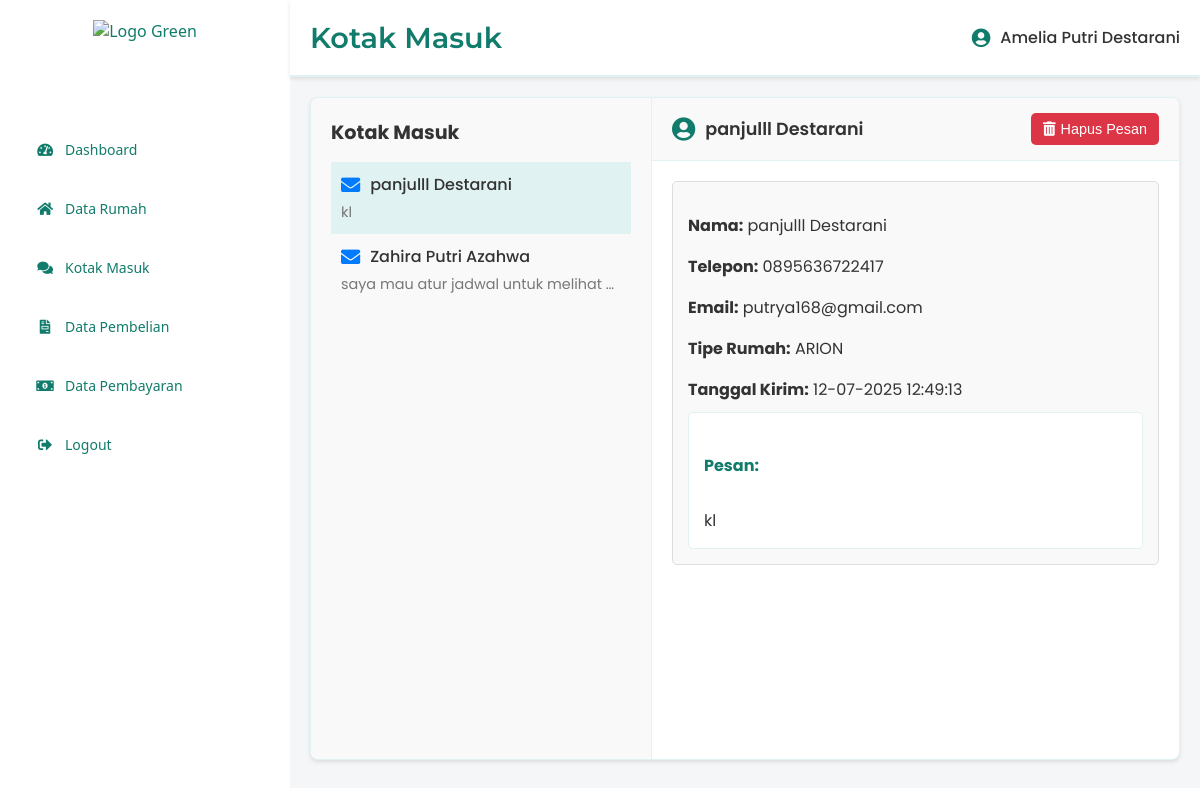
The app's page /Kotak_Masuk.php with its own data.
### tables this page shows
CREATE TABLE `tb_kontak` (
  `id_kontak` int(11) NOT NULL,
  `nama` varchar(50) DEFAULT NULL,
  `email` varchar(30) DEFAULT NULL,
  `telepon` varchar(15) DEFAULT NULL,
  `type_rumah` varchar(30) DEFAULT NULL,
  `pesan` text NOT NULL,
  `tanggal_kirim` timestamp NOT NULL DEFAULT current_timestamp(),
  `id_rumah` int(11) UNSIGNED DEFAULT NULL
);

### Kotak_Masuk.php (the view, shortened to what this page needs)
<?php
$servername = "localhost";
$username = "root";
$password = "";
$dbname = "db_perumahan";
$conn = new mysqli($servername, $username, $password, $dbname);
$sql = "SELECT id_kontak, nama, email, telepon, type_rumah, tanggal_kirim, pesan FROM tb_kontak ORDER BY tanggal_kirim DESC";
$result = $conn->query($sql);
$daftarKontak = [];
if ($result->num_rows > 0) {
    while ($row = $result->fetch_assoc()) {
        $daftarKontak[] = $row;
    }
} else {
    $pesanKosong = "Belum ada pesan masuk.";
}
?>
<!DOCTYPE html>
<html lang="en">
<head>
    <link href="https://cdnjs.cloudflare.com/ajax/libs/font-awesome/5.15.3/css/all.min.css" rel="stylesheet"/>
</head>
<body>
    <div class="admin-container">
       <aside class="sidebar">
            <div class="sidebar-header" style="justify-content: center;">
                <img src="gambar/Logo_Green.png" alt="Logo Green" class="logo">
            </div>
            <nav class="sidebar-nav">
                <ul>
                    <li>
                        <a href="Dashboard_admin.php">
                            <i class="fas fa-tachometer-alt"></i>
                            <span>Dashboard</span>
                        </a>
                    </li>
                    <li class="has-submenu">
            <a href="#" onclick="toggleSubmenu(event)">
                <i class="fas fa-home"></i>
                <span>Data Rumah</span>
            </a>
        </li>
                    <li>
    <a href="kotak_masuk.php" class="<?php echo (basename($_SERVER['PHP_SELF']) == 'kotak_masuk.php') ? 'active' : ''; ?>">
        <i class="fas fa-comments"></i>
        <span>Kotak Masuk</span>
    </a>
</li>
                    <li>
                        <a href="data_pembelian.php">
                            <i class="fas fa-file-invoice"></i>
                            <span>Data Pembelian</span>
                        </a>
                    </li>
                    <li>
                        <a href="data_pembayaran.php">
                            <i class="fas fa-money-bill-alt"></i>
                            <span>Data Pembayaran</span>
                        </a>
                    </li>
                    <li class="logout">
                        <a href="logout.php">
                            <i class="fas fa-sign-out-alt"></i>
                            <span>Logout</span>
                        </a>
                    </li>
                </ul>
            </nav>
        </aside>
        <main class="main-content">
            <header class="main-header">
                <h2>Kotak Masuk</h2>
                <div class="admin-info">
                    <i class="fas fa-user-circle"></i>
                    <span>Amelia Putri Destarani</span>
                </div>
            </header>
            <div class="content-area">
                <div class="chatbox-container">
                    <div class="chat-list">
                        <h3>Kotak Masuk</h3>
                        <ul id="chatList">
                            <?php if (isset($pesanKosong)): ?>
                                <li style="text-align: center; color: #777;"><?php echo $pesanKosong; ?></li>
                            <?php else: ?>
                                <?php foreach ($daftarKontak as $kontak): ?>
                                       <li class="chat-item" data-contact-id="<?php echo $kontak['id_kontak']; ?>">
                                            <div class="user-info">
                                                <i class="fas fa-envelope"></i>
                                                <span><?php echo htmlspecialchars($kontak['nama']); ?></span>
                                            </div>
                                            <div class="last-message">
                                                <?php if (!empty($kontak['pesan'])): ?>
                                                <?php echo substr(htmlspecialchars($kontak['pesan']), 0, 50) . (strlen($kontak['pesan']) > 50 ? '...' : ''); ?>
                                            <?php else: ?>
                                                Tertarik dengan <?php echo htmlspecialchars($kontak['type_rumah']); ?>
                                            <?php endif; ?>
                                            </div>
                                        </li>
                                <?php endforeach; ?>
                            <?php endif; ?>
                        </ul>
                    </div>
                    <div class="chat-window" id="chatWindow">
                        <div class="chat-header">
                            <div class="user-info">
                                <i class="fas fa-user-circle"></i>
                                <span id="chatTitle">Pilih Pesan</span>
                            </div>
                            <button id="deleteMessageButton" class="delete-button" style="display: none;">
                                <i class="fas fa-trash-alt"></i> Hapus Pesan
                            </button>
                        </div>
                        <div class="message-area" id="messageArea">
                            <?php if (!isset($pesanKosong)): ?>
                                <?php foreach ($daftarKontak as $kontak): ?>
                                        <div class="form-contact-details" data-contact-id="<?php echo $kontak['id_kontak']; ?>" style="display: none;">
                                            <p><strong>Nama:</strong> <?php echo htmlspecialchars($kontak['nama']); ?></p>
                                            <p><strong>Telepon:</strong> <?php echo htmlspecialchars($kontak['telepon']); ?></p>
                                            <p><strong>Email:</strong> <?php echo htmlspecialchars($kontak['email']); ?></p>
                                            <p><strong>Tipe Rumah:</strong> <?php echo htmlspecialchars($kontak['type_rumah']); ?></p>
                                            <p><strong>Tanggal Kirim:</strong> <?php echo date('d-m-Y H:i:s', strtotime($kontak['tanggal_kirim'])); ?></p>
                                            <?php if (!empty($kontak['pesan'])): ?>
                                                <div class="contact-message">
                                                    <strong>Pesan:</strong>
                                                    <?php echo htmlspecialchars($kontak['pesan']); ?>
                                                </div>
                                            <?php else: ?><div class="contact-message">
                                            <strong>Pesan:</strong>
                                            Tertarik dengan tipe rumah <?php echo htmlspecialchars($kontak['type_rumah']); ?>.
                                        </div>
                                        <?php endif; ?>
                                        </div>
                                <?php endforeach; ?>
                            <?php endif; ?>
                        </div>
                    </div>
                </div>
            </div>
        </main>
    </div>
</body>
</html>

### Kotak_Masuk.php (style rules this page uses)
body { margin: 0; font-family: 'Segoe UI', sans-serif; background-color: #f4f6f8; display: flex; min-height: 100vh; }
.admin-container { display: flex; flex: 1; min-height: 100vh; }
.sidebar { background-color: #fff; color: #117c6b; width: 250px; padding: 20px; display: flex; flex-direction: column; box-shadow: 2px 0 5px rgba(0, 0, 0, 0.1); }
.sidebar-header { display: flex; align-items: center; justify-content: center; margin-bottom: 30px; }
.sidebar-header .logo { height: 80px; }
.sidebar-nav ul { list-style: none; padding: 0; margin: 0; }
.sidebar-nav ul li a { display: flex; align-items: center; color: #117c6b; text-decoration: none; padding: 10px 15px; margin-bottom: 20px; border-radius: 4px; font-size: 14px; font-weight: 500; transition: background-color 0.3s ease; }
.sidebar-nav ul li a i { margin-right: 10px; width: 20px; text-align: center; }
.sidebar-nav ul li.logout { margin-top: auto; }
.sidebar-nav ul li.logout a { background-color: transparent; color: #117c6b; }
.main-content { flex: 1; background-color: #f4f6f8; display: flex; flex-direction: column; }
.main-header { background-color: #fff; color: #117c6b; padding: 20px; border-bottom: 2px solid #e0f2f1; display: flex; justify-content: space-between; align-items: center; box-shadow: 0 2px 4px rgba(0, 0, 0, 0.1); }
.main-header h2 { margin: 0; font-size: 1.8em; font-family: 'Montserrat', sans-serif; font-weight: 600; }
.admin-info { display: flex; align-items: center; }
.admin-info i { margin-right: 10px; font-size: 1.2em; color: #117c6b; }
.admin-info span { font-weight: 500; color: #333; font-family: 'Poppins', sans-serif; }
.content-area { padding: 20px; flex: 1; font-family: 'Poppins', sans-serif; color: #333; display: flex; flex-direction: column; }
.chatbox-container { display: flex; border: 1px solid #e0f2f1; border-radius: 8px; overflow: hidden; background-color: #fff; box-shadow: 0 2px 4px rgba(0, 0, 0, 0.1); height: 600px; flex: 1; margin-bottom: 20px; }
.chat-list { width: 300px; border-right: 1px solid #e0f2f1; padding: 20px; background-color: #f9f9f9; display: flex; flex-direction: column; }
.chat-list h3 { margin-top: 0; margin-bottom: 15px; font-size: 1.2em; color: #333; }
.chat-list ul { list-style: none; padding: 0; margin: 0; flex-grow: 1; overflow-y: auto; }
.chat-list li { padding: 10px; border-bottom: 1px solid #e0f2f1; cursor: pointer; transition: background-color 0.2s ease; }
.chat-list li:last-child { border-bottom: none; }
.chat-list li:hover, .chat-list li.active { background-color: #e0f2f1; }
.chat-list .user-info { display: flex; align-items: center; margin-bottom: 5px; }
.chat-list .user-info i { margin-right: 10px; font-size: 1.2em; color: #666; }
.chat-list .user-info i.fa-envelope { color: #007bff; }
.chat-list .user-info span { font-weight: 500; color: #333; }
.chat-list .last-message { font-size: 0.9em; color: #777; overflow: hidden; white-space: nowrap; text-overflow: ellipsis; }
.chat-window { flex-grow: 1; display: flex; flex-direction: column; }
.chat-header { background-color: #f9f9f9; padding: 15px 20px; border-bottom: 1px solid #e0f2f1; display: flex; align-items: center; justify-content: space-between; }
.chat-header .user-info { display: flex; align-items: center; }
.chat-header .user-info i { margin-right: 10px; font-size: 1.5em; color: #117c6b; }
.chat-header .user-info span { font-weight: 600; color: #333; font-size: 1.1em; }
.message-area { padding: 20px; flex-grow: 1; overflow-y: auto; display: flex; flex-direction: column; gap: 10px; }
.form-contact-details { padding: 15px; border: 1px solid #ddd; border-radius: 5px; margin-bottom: 10px; background-color: #f9f9f9; position: relative; }
.form-contact-details p { margin-bottom: 8px; }
.form-contact-details p strong { font-weight: bold; }
.contact-message { padding: 15px; border: 1px solid #e0f2f1; border-radius: 5px; background-color: #fff; margin-top: 10px; white-space: pre-line; }
.contact-message strong { font-weight: bold; color: #117c6b; display: block; margin-bottom: 5px; }
.delete-button { background-color: #dc3545; color: white; border: none; padding: 8px 12px; border-radius: 5px; cursor: pointer; font-size: 0.9em; display: flex; align-items: center; gap: 5px; }

### records on screen
tb_kontak: nama "panjulll Destarani", pesan "kl", telepon "0895636722417", email "putrya168@gmail.com", type_rumah "ARION", tanggal_kirim "12-07-2025 12:49:13"
tb_kontak: nama "Zahira Putri Azahwa", pesan "saya mau atur jadwal untuk melihat…"
